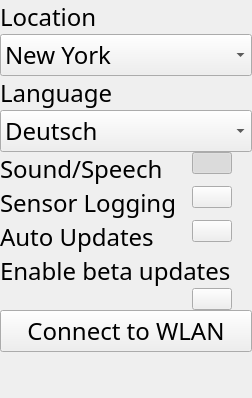
             <widget class="QWidget" name="general_scroll_widgets">
              <property name="geometry">
               <rect>
                <x>0</x>
                <y>0</y>
                <width>252</width>
                <height>398</height>
               </rect>
              </property>
              <layout class="QVBoxLayout" name="verticalLayout_3">
               <property name="spacing">
                <number>0</number>
               </property>
               <property name="leftMargin">
                <number>0</number>
               </property>
               <property name="topMargin">
                <number>0</number>
               </property>
               <property name="rightMargin">
                <number>0</number>
               </property>
               <property name="bottomMargin">
                <number>0</number>
               </property>
               <item>
                <layout class="QFormLayout" name="general_layout">
                 <property name="sizeConstraint">
                  <enum>QLayout::SetDefaultConstraint</enum>
                 </property>
                 <property name="fieldGrowthPolicy">
                  <enum>QFormLayout::AllNonFixedFieldsGrow</enum>
                 </property>
                 <property name="rowWrapPolicy">
                  <enum>QFormLayout::WrapLongRows</enum>
                 </property>
                 <property name="horizontalSpacing">
                  <number>15</number>
                 </property>
                 <property name="topMargin">
                  <number>0</number>
                 </property>
                 <property name="rightMargin">
                  <number>0</number>
                 </property>
                 <item row="0" column="0">
                  <widget class="QLabel" name="location_label">
                   <property name="sizePolicy">
                    <sizepolicy hsizetype="Preferred" vsizetype="Preferred">
                     <horstretch>0</horstretch>
                     <verstretch>0</verstretch>
                    </sizepolicy>
                   </property>
                   <property name="minimumSize">
                    <size>
                     <width>250</width>
                     <height>0</height>
                    </size>
                   </property>
                   <property name="maximumSize">
                    <size>
                     <width>400</width>
                     <height>16777215</height>
                    </size>
                   </property>
                   <property name="font">
                    <font>
                     <family>Franzo</family>
                     <pointsize>18</pointsize>
                    </font>
                   </property>
                   <property name="text">
                    <string>Location</string>
                   </property>
                  </widget>
                 </item>
                 <item row="0" column="1">
                  <widget class="QComboBox" name="location_combo_box">
                   <property name="font">
                    <font>
                     <family>Franzo</family>
                     <pointsize>18</pointsize>
                    </font>
                   </property>
                   <item>
                    <property name="text">
                     <string>New York</string>
                    </property>
                   </item>
                  </widget>
                 </item>
                 <item row="1" column="0">
                  <widget class="QLabel" name="lang_label">
                   <property name="font">
                    <font>
                     <family>Franzo</family>
                     <pointsize>18</pointsize>
                    </font>
                   </property>
                   <property name="text">
                    <string>Language</string>
                   </property>
                  </widget>
                 </item>
                 <item row="1" column="1">
                  <widget class="QComboBox" name="lang_cbox">
                   <property name="font">
                    <font>
                     <family>Franzo</family>
                     <pointsize>18</pointsize>
                    </font>
                   </property>
                   <item>
                    <property name="text">
                     <string>Deutsch</string>
                    </property>
                   </item>
                   <item>
                    <property name="text">
                     <string>English</string>
                    </property>
                   </item>
                   <item>
                    <property name="text">
                     <string>Magyar</string>
                    </property>
                   </item>
                  </widget>
                 </item>
                 <item row="2" column="0">
                  <widget class="QLabel" name="sound_enable_label">
                   <property name="font">
                    <font>
                     <family>Franzo</family>
                     <pointsize>18</pointsize>
                    </font>
                   </property>
                   <property name="text">
                    <string>Sound/Speech</string>
                   </property>
                  </widget>
                 </item>
                 <item row="2" column="1">
                  <widget class="AnimatedToggle" name="sound_enable_toggle">
                   <property name="sizePolicy">
                    <sizepolicy hsizetype="Fixed" vsizetype="Fixed">
                     <horstretch>0</horstretch>
                     <verstretch>0</verstretch>
                    </sizepolicy>
                   </property>
                   <property name="layoutDirection">
                    <enum>Qt::LeftToRight</enum>
                   </property>
                   <property name="text">
                    <string/>
                   </property>
                   <property name="checkable">
                    <bool>true</bool>
                   </property>
                   <property name="checked">
                    <bool>true</bool>
                   </property>
                  </widget>
                 </item>
                 <item row="3" column="0">
                  <widget class="QLabel" name="sensor_logging_label">
                   <property name="font">
                    <font>
                     <family>Franzo</family>
                     <pointsize>18</pointsize>
                    </font>
                   </property>
                   <property name="text">
                    <string>Sensor Logging</string>
                   </property>
                   <property name="wordWrap">
                    <bool>true</bool>
                   </property>
                  </widget>
                 </item>
                 <item row="3" column="1">
                  <widget class="AnimatedToggle" name="sensor_logging_enable_toggle">
                   <property name="sizePolicy">
                    <sizepolicy hsizetype="Fixed" vsizetype="Fixed">
                     <horstretch>0</horstretch>
                     <verstretch>0</verstretch>
                    </sizepolicy>
                   </property>
                   <property name="maximumSize">
                    <size>
                     <width>16777215</width>
                     <height>16777215</height>
                    </size>
                   </property>
                   <property name="layoutDirection">
                    <enum>Qt::LeftToRight</enum>
                   </property>
                   <property name="text">
                    <string/>
                   </property>
                   <property name="checked">
                    <bool>false</bool>
                   </property>
                  </widget>
                 </item>
                 <item row="4" column="0">
                  <widget class="QLabel" name="auto_updater_enable_label">
                   <property name="font">
                    <font>
                     <family>Franzo</family>
                     <pointsize>18</pointsize>
                    </font>
                   </property>
                   <property name="text">
                    <string>Auto Updates</string>
                   </property>
                  </widget>
                 </item>
                 <item row="4" column="1">
                  <widget class="AnimatedToggle" name="auto_updater_enable_toggle">
                   <property name="sizePolicy">
                    <sizepolicy hsizetype="Fixed" vsizetype="Fixed">
                     <horstretch>0</horstretch>
                     <verstretch>0</verstretch>
                    </sizepolicy>
                   </property>
                   <property name="maximumSize">
                    <size>
                     <width>16777215</width>
                     <height>16777215</height>
                    </size>
                   </property>
                   <property name="layoutDirection">
                    <enum>Qt::LeftToRight</enum>
                   </property>
                   <property name="text">
                    <string/>
                   </property>
                   <property name="checked">
                    <bool>false</bool>
                   </property>
                  </widget>
                 </item>
                 <item row="5" column="0">
                  <widget class="QLabel" name="updater_beta_channel_label">
                   <property name="font">
                    <font>
                     <family>Franzo</family>
                     <pointsize>18</pointsize>
                    </font>
                   </property>
                   <property name="text">
                    <string>Enable beta updates</string>
                   </property>
                   <property name="wordWrap">
                    <bool>true</bool>
                   </property>
                  </widget>
                 </item>
                 <item row="5" column="1">
                  <widget class="AnimatedToggle" name="updater_beta_channel_toggle">
                   <property name="sizePolicy">
                    <sizepolicy hsizetype="Fixed" vsizetype="Fixed">
                     <horstretch>0</horstretch>
                     <verstretch>0</verstretch>
                    </sizepolicy>
                   </property>
                   <property name="maximumSize">
                    <size>
                     <width>16777215</width>
                     <height>16777215</height>
                    </size>
                   </property>
                   <property name="layoutDirection">
                    <enum>Qt::LeftToRight</enum>
                   </property>
                   <property name="text">
                    <string/>
                   </property>
                   <property name="checked">
                    <bool>false</bool>
                   </property>
                  </widget>
                 </item>
                 <item row="6" column="1">
                  <widget class="QPushButton" name="connect_wlan_button">
                   <property name="sizePolicy">
                    <sizepolicy hsizetype="MinimumExpanding" vsizetype="Fixed">
                     <horstretch>0</horstretch>
                     <verstretch>0</verstretch>
                    </sizepolicy>
                   </property>
                   <property name="minimumSize">
                    <size>
                     <width>160</width>
                     <height>25</height>
                    </size>
                   </property>
                   <property name="maximumSize">
                    <size>
                     <width>360</width>
                     <height>50</height>
                    </size>
                   </property>
                   <property name="font">
                    <font>
                     <family>Franzo</family>
                     <pointsize>18</pointsize>
                    </font>
                   </property>
                   <property name="text">
                    <string>Connect to WLAN</string>
                   </property>
                  </widget>
                 </item>
                </layout>
               </item>
              </layout>
             </widget>
